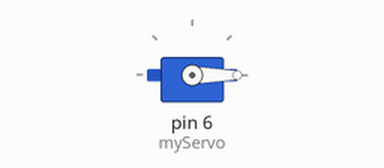
This sketch was run on a simulated Arduino Uno, built with avr-gcc and run on an emulated ATmega328P. On the bench: servo.

Above: at 0.05 s.
At 1.5 s:
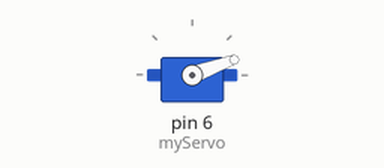
At 3.0 s:
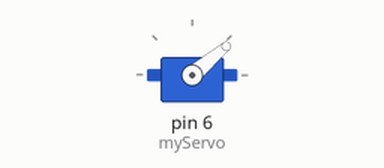
Timing chart, 0 to 6.9 s (numbered marks = the images above):
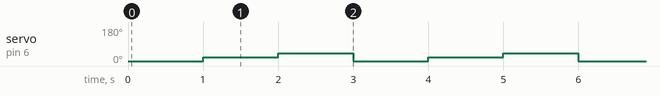

The sketch:

sketch_stepperMotor.ino
```cpp
/*
 red = 5V
 brown = gnd
 orange = signal = pwm or output pin
*/


#include <Servo.h>
Servo myServo;

void setup() {
myServo.attach(6); // pwm pin


}

void loop() {


 myServo.write(0);
 delay(1000);
 myServo.write(20);
 delay(1000);
 myServo.write(40);
 delay(1000);

}
```

Measured:
- by itself, servo on pin 6 (myServo): repeats every 3.0 s: 40° 1.0 s, 0° 1.0 s, 20° 1.0 s
